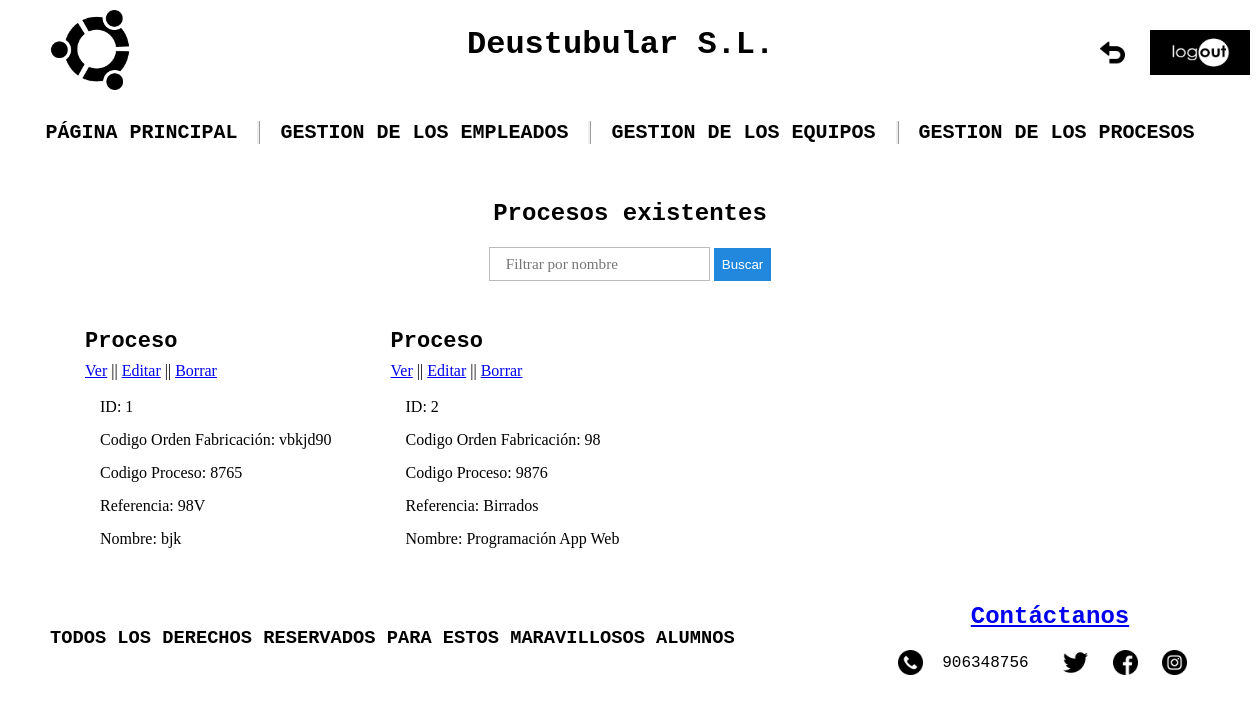
The page /appProduccion/procesos/ on the database as committed earlier.
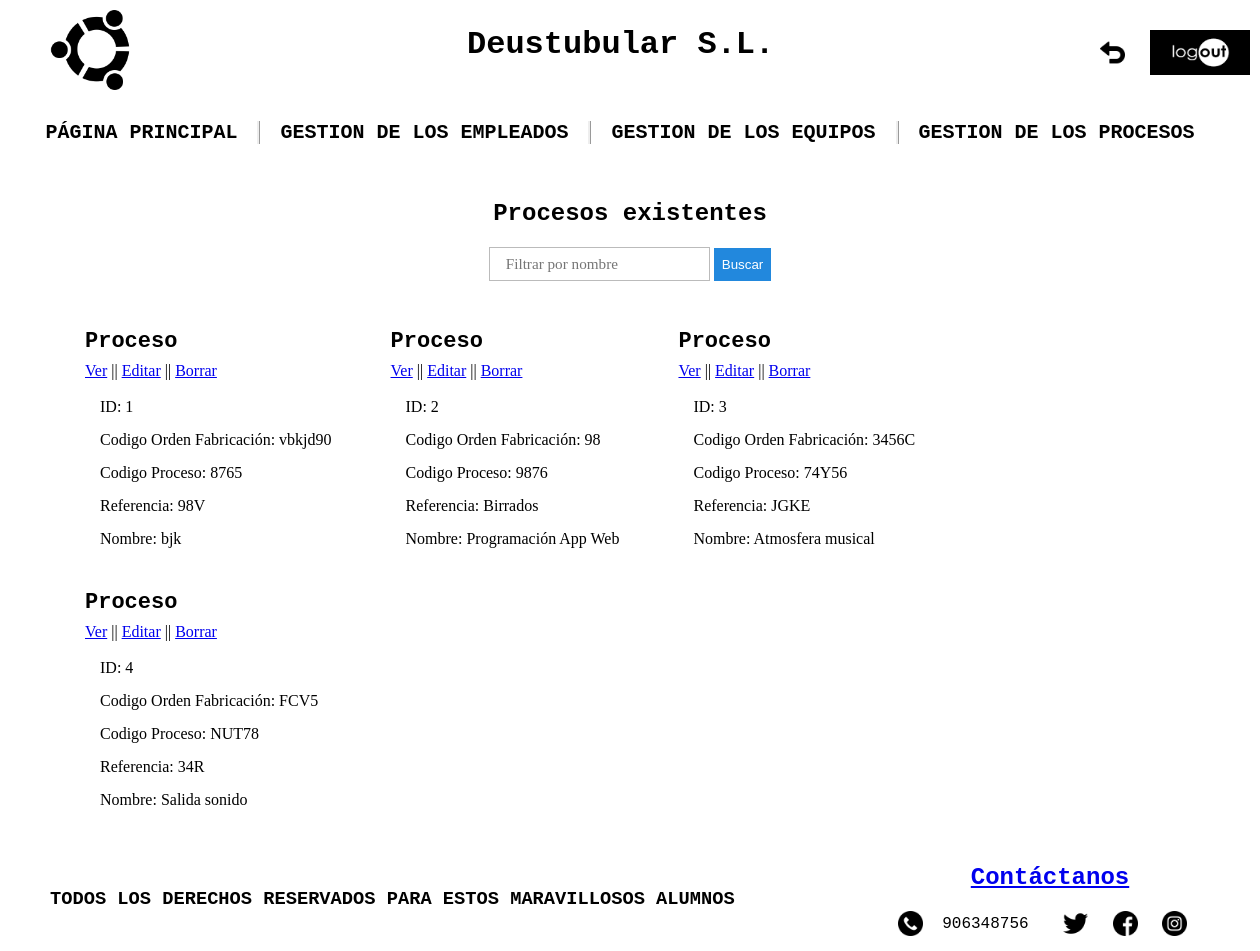
The same page on the database as committed later.
### appProduccion/models.py (models this page shows, shortened)
class Proceso(models.Model):
    codigo_orden_fabricacion = models.CharField(max_length=75)
    """codigo_proceso Mezcla numeros y letras"""
    codigo_proceso = models.CharField(max_length=75)
    nombre_proceso = models.CharField(max_length=100)
    """ref Mezcla numeros y letras"""
    referencia = models.CharField(max_length=75)
    fecha_inicio = models.DateField(default="01/01/1990")
    fecha_fin = models.DateField(default="01/01/1990")
    equipo = models.ForeignKey(Equipo, on_delete=models.CASCADE)
    empleados = models.ManyToManyField(Empleado)
    activo = models.BooleanField(default=False)

### appProduccion/views.py (the view)
# urls.py: path('procesos/', views.ProcesoListView.as_view(), name='proceso_list'),
class ProcesoListView(ListView):
    model = Proceso
    template_name = 'proceso_list.html'
    queryset = Proceso.objects.order_by('id')
    def get_context_data(self, **kwargs):
        context = super(ProcesoListView, self).get_context_data(**kwargs)
        context['titulo_pagina'] = 'Procesos existentes'
        return context

### appProduccion/templates/proceso_list.html (shortened to what this page needs)
{% extends "base.html" %}
{% load static %}
{% block contenido %}
<div class="centrar">
    <input id="fil" type="text" placeholder="Filtrar por nombre" name="marca">
    <button id="busq">Buscar</button>
</div>
<div id="cont">
    <ul class="lista">
        {% for pro in proceso_list %}
        <li>
            <p class="mar-inferior p-lista">Proceso</p>
            <div class="mar-inferior">
                <a href="{% url 'proceso_detail' pro.id %}">Ver</a> ||
                <a href="{% url 'proceso_edit' pro.id %}">Editar</a> ||
                <a href="{% url 'proceso_delete' pro.id %}">Borrar</a>
            </div>
            <ul class="listas">
                <li>ID: {{ pro.id }}</li><br>
                <li>Codigo Orden Fabricación: {{ pro.codigo_orden_fabricacion }}</li><br>
                <li>Codigo Proceso: {{ pro.codigo_proceso }}</li><br>
                <li>Referencia: {{ pro.referencia }}</li><br>
                <li>Nombre: {{ pro.nombre_proceso }}</li>
            </ul>
        </li>
        {% endfor %}
    </ul>
</div>
{% endblock %}

Rows that differ between the two databases and show on the page:
added Proceso: id "3", codigo_orden_fabricacion "3456C", codigo_proceso "74Y56", referencia "JGKE", nombre_proceso "Atmosfera musical"
added Proceso: id "4", codigo_orden_fabricacion "FCV5", codigo_proceso "NUT78", referencia "34R", nombre_proceso "Salida sonido"
